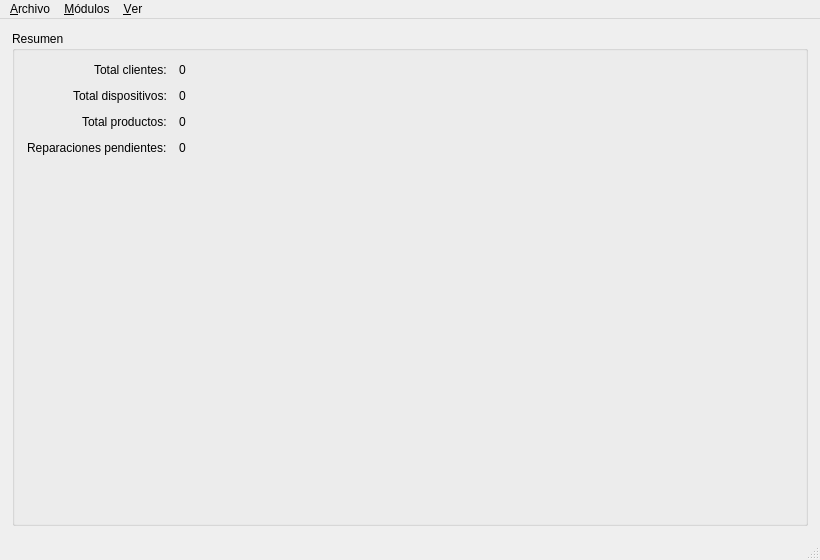
<?xml version="1.0" encoding="UTF-8"?>
<ui version="4.0">
 <class>MainWindow</class>
 <widget class="QMainWindow" name="MainWindow">
  <property name="geometry"><rect><x>0</x><y>0</y><width>820</width><height>560</height></rect></property>
  <property name="windowTitle"><string>Inventario Base</string></property>

  <widget class="QWidget" name="centralwidget">
     <layout class="QVBoxLayout" name="verticalLayoutMain">
      <property name="spacing"><number>12</number></property>
      <property name="leftMargin"><number>12</number></property>
      <property name="topMargin"><number>12</number></property>
      <property name="rightMargin"><number>12</number></property>
      <property name="bottomMargin"><number>12</number></property>
    <item>
     <widget class="QGroupBox" name="groupBoxResumen">
      <property name="title"><string>Resumen</string></property>
      <layout class="QFormLayout" name="formLayoutResumen">
       <property name="labelAlignment">
        <set>Qt::AlignRight|Qt::AlignVCenter</set>
       </property>
       <property name="spacing"><number>12</number></property>
       <property name="leftMargin"><number>12</number></property>
       <property name="topMargin"><number>12</number></property>
       <property name="rightMargin"><number>12</number></property>
       <property name="bottomMargin"><number>12</number></property>
       <item row="0" column="0"><widget class="QLabel" name="labelClientes"><property name="text"><string>Total clientes:</string></property></widget></item>
       <item row="0" column="1"><widget class="QLabel" name="label_total_clientes"><property name="text"><string>0</string></property></widget></item>

       <item row="1" column="0"><widget class="QLabel" name="labelDispositivos"><property name="text"><string>Total dispositivos:</string></property></widget></item>
       <item row="1" column="1"><widget class="QLabel" name="label_total_dispositivos"><property name="text"><string>0</string></property></widget></item>

       <item row="2" column="0"><widget class="QLabel" name="labelProductos"><property name="text"><string>Total productos:</string></property></widget></item>
       <item row="2" column="1"><widget class="QLabel" name="label_total_productos"><property name="text"><string>0</string></property></widget></item>

       <item row="3" column="0"><widget class="QLabel" name="labelReparaciones"><property name="text"><string>Reparaciones pendientes:</string></property></widget></item>
       <item row="3" column="1"><widget class="QLabel" name="label_total_reparaciones"><property name="text"><string>0</string></property></widget></item>
      </layout>
     </widget>
    </item>
   </layout>
  </widget>

  <widget class="QMenuBar" name="menubar">
   <widget class="QMenu" name="menuArchivo">
    <property name="title"><string>&amp;Archivo</string></property>
    <addaction name="actionSalir"/>
   </widget>
   <widget class="QMenu" name="menuModulos">
    <property name="title"><string>&amp;Módulos</string></property>
    <addaction name="actionClientes"/>
    <addaction name="actionDispositivos"/>
    <addaction name="actionInventario"/>
    <addaction name="actionReparaciones"/>
   </widget>
   <widget class="QMenu" name="menuVer">
    <property name="title"><string>&amp;Ver</string></property>
    <addaction name="actionTemaClaro"/>
    <addaction name="actionTemaOscuro"/>
   </widget>
   <addaction name="menuArchivo"/>
   <addaction name="menuModulos"/>
   <addaction name="menuVer"/>
  </widget>

  <widget class="QStatusBar" name="statusbar"/>

  <action name="actionSalir"><property name="text"><string>Salir</string></property></action>
  <action name="actionClientes"><property name="text"><string>Clientes</string></property></action>
  <action name="actionDispositivos"><property name="text"><string>Dispositivos</string></property></action>
  <action name="actionInventario"><property name="text"><string>Inventario</string></property></action>
  <action name="actionReparaciones"><property name="text"><string>Reparaciones</string></property></action>
  <action name="actionTemaClaro"><property name="text"><string>Tema claro</string></property></action>
  <action name="actionTemaOscuro"><property name="text"><string>Tema oscuro</string></property></action>
 </widget>
 <resources/>
 <connections/>
</ui>
